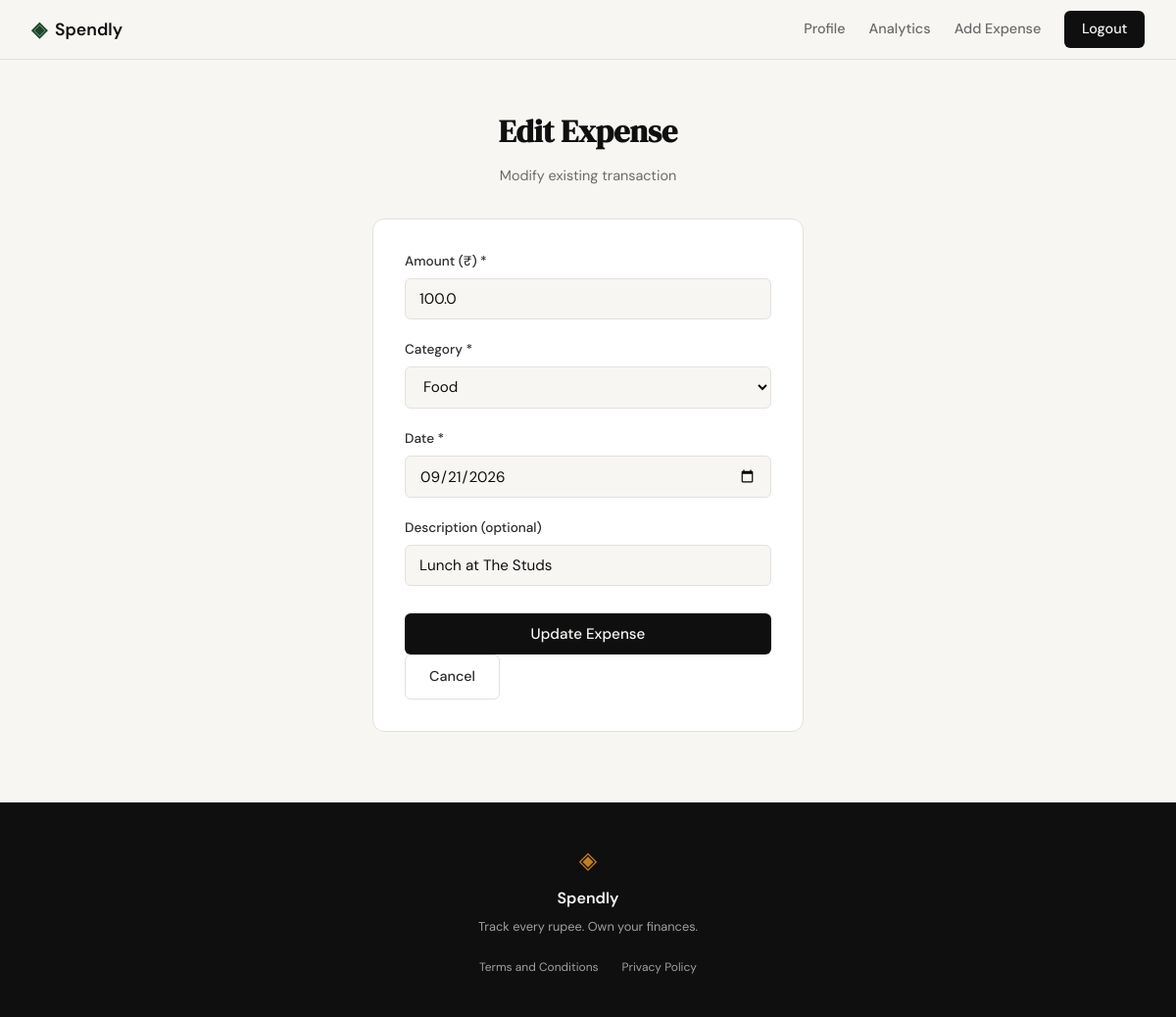
Page /expenses/89/edit (signed in) on the committed database.
### tables this page shows
CREATE TABLE expenses (
                id INTEGER PRIMARY KEY AUTOINCREMENT,
                user_id INTEGER NOT NULL,
                amount REAL NOT NULL,
                category TEXT NOT NULL,
                date TEXT NOT NULL,
                description TEXT,
                created_at TEXT DEFAULT (datetime('now')),
                FOREIGN KEY (user_id) REFERENCES users(id)
            );

### app.py (the view, shortened to what this page needs)
@app.route("/expenses/<int:id>/edit", methods=["GET", "POST"])
def edit_expense(id):
    if not session.get("user_id"):
        return redirect(url_for("login", next=request.path))
    user_id = session["user_id"]
    expense = get_expense_by_id(id, user_id)
    if not expense:
        from flask import abort
        abort(404)
    return render_template("edit_expense.html", expense=expense, categories=EXPENSE_CATEGORIES, expense_id=id)

### database/db.py (called while the page is built)
def get_db():
    conn = sqlite3.connect(DB_PATH)
    conn.row_factory = sqlite3.Row
    conn.execute("PRAGMA foreign_keys = ON;")
    return conn

def get_expense_by_id(expense_id: int, user_id: int):
    with get_db() as conn:
        return conn.execute(
            "SELECT * FROM expenses WHERE id = ? AND user_id = ?",
            (expense_id, user_id)
        ).fetchone()

### templates/edit_expense.html (shortened to what this page needs)
{% extends "base.html" %}
{% block content %}
<section class="auth-section">
    <div class="auth-container">
        <div class="auth-header">
            <h1 class="auth-title">Edit Expense</h1>
            <p class="auth-subtitle">Modify existing transaction</p>
        </div>
        <div class="auth-card">
            <form method="POST" action="{{ url_for('edit_expense', id=expense_id) }}">
                <div class="form-group">
                    <label for="amount">Amount (₹) <span class="required">*</span></label>
                    <input type="number" id="amount" name="amount"
                           class="form-input" placeholder="0.00"
                           step="0.01" min="0.01"
                           value="{{ form_data.amount if form_data else expense.amount }}"
                           required autofocus>
                </div>
                <div class="form-group">
                    <label for="category">Category <span class="required">*</span></label>
                    <select id="category" name="category" class="form-input" required>
                        {% for cat in categories %}
                        <option value="{{ cat }}" {% if form_data and form_data.category == cat or (not form_data and expense.category == cat) %}selected{% endif %}>
                            {{ cat }}
                        </option>
                        {% endfor %}
                    </select>
                </div>
                <div class="form-group">
                    <label for="date">Date <span class="required">*</span></label>
                    <input type="date" id="date" name="date"
                           class="form-input"
                           value="{{ form_data.date if form_data else expense.date }}"
                           required>
                </div>
                <div class="form-group">
                    <label for="description">Description (optional)</label>
                    <input type="text" id="description" name="description"
                           class="form-input" placeholder="e.g., Lunch at cafe"
                           maxlength="200"
                           value="{{ form_data.description if form_data else expense.description }}">
                </div>
                <div class="form-actions">
                    <button type="submit" class="btn-submit">Update Expense</button>
                    <a href="{{ url_for('profile') }}" class="btn-ghost">Cancel</a>
                </div>
            </form>
        </div>
    </div>
</section>
{% endblock %}

### static/css/style.css (style rules this page uses)
:root { --ink: #0f0f0f; --ink-soft: #2d2d2d; --ink-muted: #6b6b6b; --ink-faint: #a0a0a0; --paper: #f7f6f3; --paper-warm: #f0ede6; --paper-card: #ffffff; --accent: #1a472a; --accent-light: #e8f0eb; --accent-2: #c17f24; --accent-2-light: #fdf3e3; --danger: #c0392b; --danger-light: #fdecea; --border: #e4e1da; --border-soft: #eeebe4; --font-display: 'DM Serif Display', Georgia, serif; --font-body: 'DM Sans', system-ui, sans-serif; --max-width: 1200px; --auth-width: 440px; --radius-sm: 6px; --radius-md: 12px; --radius-lg: 20px; }
*, *::before, *::after { box-sizing: border-box; margin: 0; padding: 0; }
html { font-size: 16px; scroll-behavior: smooth; }
body { background: var(--paper); color: var(--ink); font-family: var(--font-body); font-size: 1rem; line-height: 1.6; -webkit-font-smoothing: antialiased; }
a { color: inherit; text-decoration: none; }
.btn-ghost { display: inline-block; background: transparent; color: var(--ink-soft); padding: 0.65rem 1.5rem; border-radius: var(--radius-sm); font-size: 0.9rem; font-weight: 500; border: 1px solid var(--border); transition: all 0.2s; text-decoration: none; }
.auth-section { min-height: calc(100vh - 60px - 100px); display: flex; align-items: center; justify-content: center; padding: 3rem 2rem; }
.auth-container { width: 100%; max-width: var(--auth-width); }
.auth-header { text-align: center; margin-bottom: 2rem; }
.auth-title { font-family: var(--font-display); font-size: 2rem; color: var(--ink); margin-bottom: 0.5rem; }
.auth-subtitle { font-size: 0.9rem; color: var(--ink-muted); }
.auth-card { background: var(--paper-card); border: 1px solid var(--border); border-radius: var(--radius-md); padding: 2rem; margin-bottom: 1.5rem; }
.form-group { margin-bottom: 1.25rem; }
.form-group label { display: block; font-size: 0.85rem; font-weight: 500; color: var(--ink-soft); margin-bottom: 0.4rem; }
.form-input { width: 100%; padding: 0.6rem 0.875rem; border: 1px solid var(--border); border-radius: var(--radius-sm); font-family: var(--font-body); font-size: 0.95rem; color: var(--ink); background: var(--paper); outline: none; transition: border-color 0.2s; }
.form-input::placeholder { color: var(--ink-faint); }
.btn-submit { width: 100%; padding: 0.7rem; background: var(--ink); color: var(--paper); border: none; border-radius: var(--radius-sm); font-family: var(--font-body); font-size: 0.95rem; font-weight: 500; cursor: pointer; transition: background 0.2s; margin-top: 0.5rem; }

### rows in the picture
expenses: amount "100.0", category "Food", date "09/21/2026", description "Lunch at The Studs"
